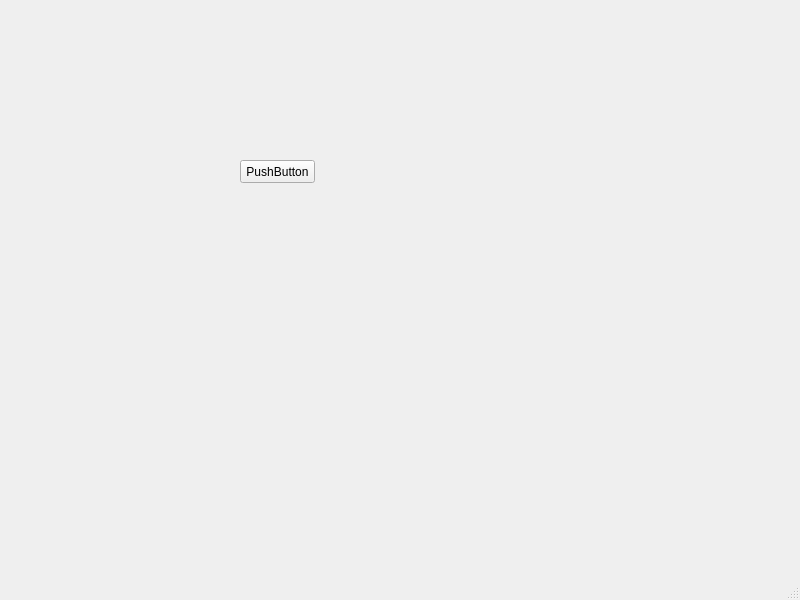
<?xml version="1.0" encoding="UTF-8"?>
<ui version="4.0">
 <class>MainWindow</class>
 <widget class="QMainWindow" name="MainWindow">
  <property name="geometry">
   <rect>
    <x>0</x>
    <y>0</y>
    <width>800</width>
    <height>600</height>
   </rect>
  </property>
  <property name="windowTitle">
   <string>MainWindow</string>
  </property>
  <widget class="QWidget" name="centralwidget">
   <widget class="QPushButton" name="pushButton">
    <property name="geometry">
     <rect>
      <x>240</x>
      <y>160</y>
      <width>75</width>
      <height>23</height>
     </rect>
    </property>
    <property name="text">
     <string>PushButton</string>
    </property>
   </widget>
  </widget>
  <widget class="QMenuBar" name="menubar">
   <property name="geometry">
    <rect>
     <x>0</x>
     <y>0</y>
     <width>800</width>
     <height>21</height>
    </rect>
   </property>
  </widget>
  <widget class="QStatusBar" name="statusbar"/>
 </widget>
 <resources/>
 <connections/>
</ui>
